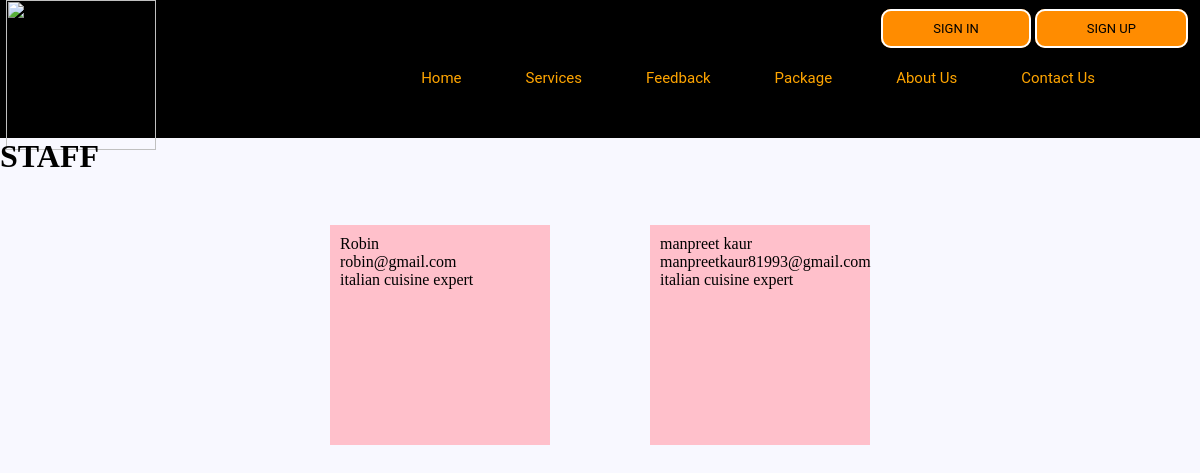
The app's page /show_kitchen_staff.php with its own data.
### tables this page shows
CREATE TABLE `kitchen_staff` (
  `id` int(50) NOT NULL,
  `name` varchar(60) NOT NULL,
  `email` varchar(30) NOT NULL,
  `role` varchar(30) NOT NULL,
  `skills` varchar(50) NOT NULL,
  `years_of_experience` int(10) NOT NULL,
  `additional_details` text NOT NULL
);

### server.php (called while the page is built, shortened)
<?php
$servername = "localhost";
$username = "root";
$password = "";
$db = "ictatjcu_cons2";
$conn = mysqli_connect($servername, $username, $password, $db);
$sql = "SELECT name, email, role, skills,years_of_experience,additional_details  FROM kitchen_staff";
$result = mysqli_query($conn, $sql);
?>

### show_kitchen_staff.php (the view, shortened to what this page needs)
<html>
<head>
  <link rel="stylesheet" type="text/css" href="registration.css">
  <link rel="stylesheet" type="text/css" href="style.css">
</head>
<body>
<div id="wrapper">
	        <nav>
			<div class="button">
				<a href= "login.php" class="btn btn-two"> Sign In</a>
			<a href= "registration.php" class="btn btn-two">Sign Up</a>
	</div>
	<div id="logo">
	<a href="index.html"> <img src="images/logo3.png" style="height:150px;"> </a>
	</div>
				<ul>
					<li > <a href = "index.html" id= "0" onClick= "nav_li_selected(0)"> Home </a> </li>
					<li> <a href = "services.html" id= "1" onClick= "nav_li_selected(1)"> Services </a> </li>
					<li> <a href = "feedback.html" id= "2" onClick= "nav_li_selected(2)">Feedback </a> </li>
					<li> <a href = "package.html" id= "3" onClick= "nav_li_selected(4)"> Package </a> </li>
					<li> <a href = "about.html" id= "4" onClick= "nav_li_selected(4)"> About Us </a> </li>
					<li > <a href = "contact.html" id= "5" onClick= "nav_li_selected(4)"> Contact Us</a> </li>
									</ul>
			</nav>
		<h1>STAFF</h1>
<?php
include('server.php');
if (mysqli_num_rows($result) > 0) {
    while($row = mysqli_fetch_assoc($result)) {
	?>
	<div class="staff_container" style="margin-left:280px;margin-right:280px;">
	<div style="height:200px;width:200px;float:left;background-color:pink;padding:10px;margin:50px;">
	<?php echo $row["name"]."<br>".$row["email"]."<br>".$row["skills"]
	?>
	</div>
	</div>
   <?php }
} else {
    echo "0 results";
}
?>

### registration.css (style rules this page uses)
* { margin: 0px; padding: 0px; }
body { font-size: 100%; background: #F8F8FF; }

### style.css (style rules this page uses)
* { margin:0; padding:0; font-family: verdana; scroll-behavior:smooth; }
body { background:#F8F8FF; }
#logo { height:0px; margin-top:0%; margin-left:0.5%; }
.button { margin-top: -1%; float:right; margin-right:1%; }
.btn { border: 2px solid white; padding: 10px 50px; width:150px; color: black; text-decoration: none; font-size:13px; text-transform: uppercase; border-radius: 10px; }
.btn-two { background-color: darkorange; font-family: "Roboto", sans-serif; }
#wrapper { width: 100%; margin-top: 0; background-repeat: no-repeat; background-position: center; }
nav { background-color:black; background-position: center; height: 138px; width :100%; line-height:80px; }
nav ul { float : right; margin-right:-20.3%; margin-top:3.2%; }
nav ul li { list-style: none; display: inline-block; }
nav ul li a { text-decoration: none; font-family: "Roboto", sans-serif; padding:30px; font-size:15px; color: orange; }

### records on screen
kitchen_staff: name "Robin", email "robin@gmail.com", skills "italian cuisine expert"
kitchen_staff: name "manpreet kaur", email "manpreetkaur81993@gmail.com", skills "italian cuisine expert"
